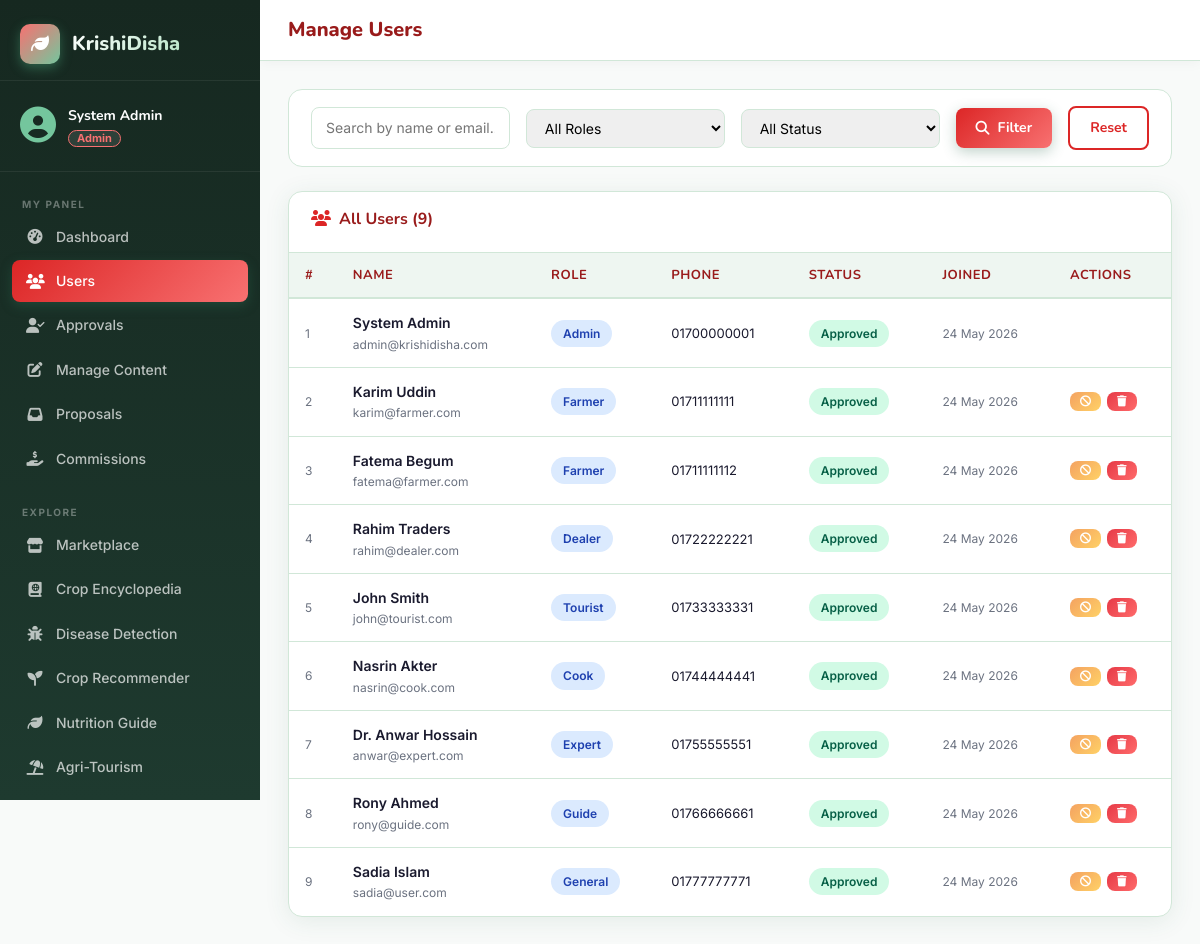
The page /admin/users.php (signed in) on the database its author committed.
### tables this page shows
CREATE TABLE USER (
    id INT AUTO_INCREMENT PRIMARY KEY,
    name VARCHAR(100) NOT NULL,
    email VARCHAR(150) NOT NULL UNIQUE,
    password_hash VARCHAR(255) NOT NULL,
    phone VARCHAR(20),
    role ENUM('admin','farmer','dealer','tourist','cook','expert','guide','general') NOT NULL,
    status ENUM('pending','approved','suspended') NOT NULL DEFAULT 'pending',
    email_verified TINYINT(1) NOT NULL DEFAULT 0,
    profile_image VARCHAR(255) DEFAULT 'assets/images/default_avatar.png',
    created_at TIMESTAMP DEFAULT CURRENT_TIMESTAMP
);

### admin/users.php (the view, shortened to what this page needs)
<?php
require_once __DIR__ . '/../config/db.php';
$search        = trim($_GET['q'] ?? '');
$where = ['1=1']; $params = [];
$sql   = "SELECT * FROM USER WHERE " . implode(' AND ', $where) . " ORDER BY created_at DESC";
$stmt  = $pdo->prepare($sql);
$stmt->execute($params);
$users = $stmt->fetchAll();
?>
<?php include __DIR__ . '/../includes/header.php'; ?>
<div class="layout-wrapper">
<?php include __DIR__ . '/../includes/sidebar.php'; ?>
<div class="main-content">
    <div class="topbar">
        <div class="d-flex align-items-center gap-3">
            <div class="topbar-title">Manage Users</div>
        </div>
    </div>
    <div class="page-body">
        <form class="filter-bar" method="GET">
            <input type="text" name="q" placeholder="Search by name or email..." value="<?= htmlspecialchars($search) ?>">
            <select name="role">
                <option value="">All Roles</option>
            </select>
            <select name="status">
                <option value="">All Status</option>
            </select>
            <button type="submit" class="btn-kd btn-kd-primary"><i class="fa-solid fa-search"></i> Filter</button>
            <a href="users.php" class="btn-kd btn-kd-outline">Reset</a>
        </form>
        <div class="card-kd">
            <div class="card-header-kd">
                <h5><i class="fa-solid fa-users me-2" style="color:var(--primary);"></i>All Users (<?= count($users) ?>)</h5>
            </div>
            <div class="card-body-kd p-0">
                <table class="table-kd">
                    <thead><tr><th>#</th><th>Name</th><th>Role</th><th>Phone</th><th>Status</th><th>Joined</th><th>Actions</th></tr></thead>
                    <tbody>
                    <?php foreach ($users as $u): ?>
                    <tr>
                        <td style="color:var(--text-muted); font-size:12px;"><?= $u['id'] ?></td>
                        <td>
                            <div style="font-weight:600;"><?= htmlspecialchars($u['name']) ?></div>
                            <div style="font-size:12px; color:var(--text-muted);"><?= htmlspecialchars($u['email']) ?></div>
                        </td>
                        <td><span class="badge-kd badge-info"><?= ucfirst($u['role']) ?></span></td>
                        <td style="font-size:13px;"><?= htmlspecialchars($u['phone'] ?? '—') ?></td>
                        <td>
                            <?php $cls = ['approved'=>'badge-success','pending'=>'badge-warning','suspended'=>'badge-danger']; ?>
                            <span class="badge-kd <?= $cls[$u['status']] ?? 'badge-muted' ?>"><?= ucfirst($u['status']) ?></span>
                        </td>
                        <td style="font-size:12px; color:var(--text-muted);"><?= date('d M Y', strtotime($u['created_at'])) ?></td>
                        <td>
                            <div style="display:flex; gap:6px; flex-wrap:wrap;">
                                <?php if ($u['status'] !== 'suspended' && $u['role'] !== 'admin'): ?>
                                <a href="?suspend=<?= $u['id'] ?>" class="btn-kd btn-kd-gold" style="padding:4px 10px; font-size:11px; color:#fff;" data-confirm="Suspend this user?"><i class="fa-solid fa-ban"></i></a>
                                <?php endif; ?>
                                <?php if ($u['role'] !== 'admin'): ?>
                                <a href="?delete=<?= $u['id'] ?>" class="btn-kd btn-kd-danger" style="padding:4px 10px; font-size:11px;" data-confirm="DELETE this user? This cannot be undone."><i class="fa-solid fa-trash"></i></a>
                                <?php endif; ?>
                            </div>
                        </td>
                    </tr>
                    <?php endforeach; ?>
                    </tbody>
                </table>
            </div>
        </div>
    </div>
</div>
</div>
<?php include __DIR__ . '/../includes/footer.php'; ?>

### assets/css/style.css (style rules this page uses)
:root { --primary: #2d6a4f; --primary-light: #52b788; --primary-dark: #1b4332; --accent: #74c69d; --accent2: #b7e4c7; --accent3: #d8f3dc; --gold: #f4a261; --gold-light: #ffd166; --danger: #e63946; --warning: #f4a261; --info: #4895ef; --dark: #0d1b14; --dark2: #162820; --dark3: #1e3a2f; --surface: #ffffff; --surface2: #f8faf9; --surface3: #eef6f1; --text: #1a1a2e; --text-muted: #6b7280; --border: #d1e7d8; --sidebar-w: 260px; --radius: 14px; --radius-sm: 8px; --shadow: 0 4px 24px rgba(45,106,79,0.10); --shadow-lg: 0 8px 40px rgba(45,106,79,0.18); --transition: 0.25s cubic-bezier(0.4,0,0.2,1); }
*, *::before, *::after { box-sizing: border-box; margin: 0; padding: 0; }
html { scroll-behavior: smooth; }
body { font-family: 'Inter', sans-serif; font-size: 15px; color: var(--text); background: var(--surface2); line-height: 1.6; }
h1,h2,h3,h4,h5,h6 { font-family: 'Nunito', sans-serif; font-weight: 700; }
a { text-decoration: none; color: inherit; }
.layout-wrapper { display: flex; min-height: 100vh; }
.main-content { margin-left: var(--sidebar-w); flex: 1; display: flex; flex-direction: column; min-height: 100vh; }
.topbar { background: var(--surface); border-bottom: 1px solid var(--border); padding: 14px 28px; display: flex; align-items: center; justify-content: space-between; position: sticky; top: 0; z-index: 100; box-shadow: 0 2px 12px rgba(0,0,0,0.04); }
.topbar-title { font-family: 'Nunito', sans-serif; font-size: 20px; font-weight: 800; color: var(--primary-dark); }
.page-body { padding: 28px; flex: 1; }
.card-kd { background: var(--surface); border: 1px solid var(--border); border-radius: var(--radius); box-shadow: var(--shadow); transition: transform var(--transition), box-shadow var(--transition); overflow: hidden; }
.card-kd .card-header-kd { padding: 18px 22px 14px; border-bottom: 1px solid var(--border); display: flex; align-items: center; justify-content: space-between; }
.card-kd .card-header-kd h5 { font-size: 16px; font-weight: 700; color: var(--primary-dark); }
.card-kd .card-body-kd { padding: 20px 22px; }
.btn-kd { display: inline-flex; align-items: center; gap: 8px; padding: 9px 20px; border-radius: var(--radius-sm); font-family: 'Nunito', sans-serif; font-weight: 700; font-size: 14px; border: none; cursor: pointer; transition: all var(--transition); text-decoration: none; }
.btn-kd-primary { background: linear-gradient(135deg, var(--primary), var(--primary-light)); color: #fff; box-shadow: 0 4px 14px rgba(45,106,79,0.3); }
.btn-kd-outline { background: transparent; border: 2px solid var(--primary); color: var(--primary); }
.btn-kd-danger { background: linear-gradient(135deg, var(--danger), #ff6b6b); color: #fff; }
.btn-kd-gold { background: linear-gradient(135deg, var(--gold), var(--gold-light)); color: #fff; }
.table-kd { width: 100%; border-collapse: collapse; }
.table-kd thead th { background: var(--surface3); color: var(--primary-dark); font-family: 'Nunito', sans-serif; font-weight: 700; font-size: 13px; letter-spacing: 0.5px; text-transform: uppercase; padding: 12px 16px; border-bottom: 2px solid var(--border); }
.table-kd tbody td { padding: 13px 16px; border-bottom: 1px solid var(--border); font-size: 14px; vertical-align: middle; transition: background var(--transition); }
.table-kd tbody tr:last-child td { border-bottom: none; }
.badge-kd { display: inline-flex; align-items: center; gap: 5px; padding: 4px 12px; border-radius: 20px; font-size: 12px; font-weight: 600; }
.badge-success { background: #d1fae5; color: #065f46; }
.badge-info { background: #dbeafe; color: #1e40af; }
.filter-bar { background: var(--surface); border: 1px solid var(--border); border-radius: var(--radius); padding: 16px 22px; margin-bottom: 24px; display: flex; gap: 16px; align-items: center; flex-wrap: wrap; }
.filter-bar input, .filter-bar select { flex: 1; min-width: 160px; padding: 9px 14px; border: 1.5px solid var(--border); border-radius: var(--radius-sm); font-size: 14px; outline: none; transition: border-color var(--transition); }

### rows shown on the page
user: id "1", name "System Admin", email "admin@krishidisha.com", role "Admin", phone "01700000001", status "Approved", created_at "24 May 2026"
user: id "2", name "Karim Uddin", email "karim@farmer.com", role "Farmer", phone "01711111111", status "Approved", created_at "24 May 2026"
user: id "3", name "Fatema Begum", email "fatema@farmer.com", role "Farmer", phone "01711111112", status "Approved", created_at "24 May 2026"
user: id "4", name "Rahim Traders", email "rahim@dealer.com", role "Dealer", phone "01722222221", status "Approved", created_at "24 May 2026"
user: id "5", name "John Smith", email "john@tourist.com", role "Tourist", phone "01733333331", status "Approved", created_at "24 May 2026"
user: id "6", name "Nasrin Akter", email "nasrin@cook.com", role "Cook", phone "01744444441", status "Approved", created_at "24 May 2026"
user: id "7", name "Dr. Anwar Hossain", email "anwar@expert.com", role "Expert", phone "01755555551", status "Approved", created_at "24 May 2026"
user: id "8", name "Rony Ahmed", email "rony@guide.com", role "Guide", phone "01766666661", status "Approved", created_at "24 May 2026"
user: id "9", name "Sadia Islam", email "sadia@user.com", role "General", phone "01777777771", status "Approved", created_at "24 May 2026"

### other values the page prints
$userName "System Admin"
$role "Admin"
$item['label'] "Dashboard"
$item['label'] "Users"
$item['label'] "Approvals"
$item['label'] "Manage Content"
$item['label'] "Proposals"
$item['label'] "Commissions"
$item['label'] "Marketplace"
$item['label'] "Crop Encyclopedia"
$item['label'] "Disease Detection"
$item['label'] "Crop Recommender"
$item['label'] "Nutrition Guide"
$item['label'] "Agri-Tourism"
count($users) "9"
